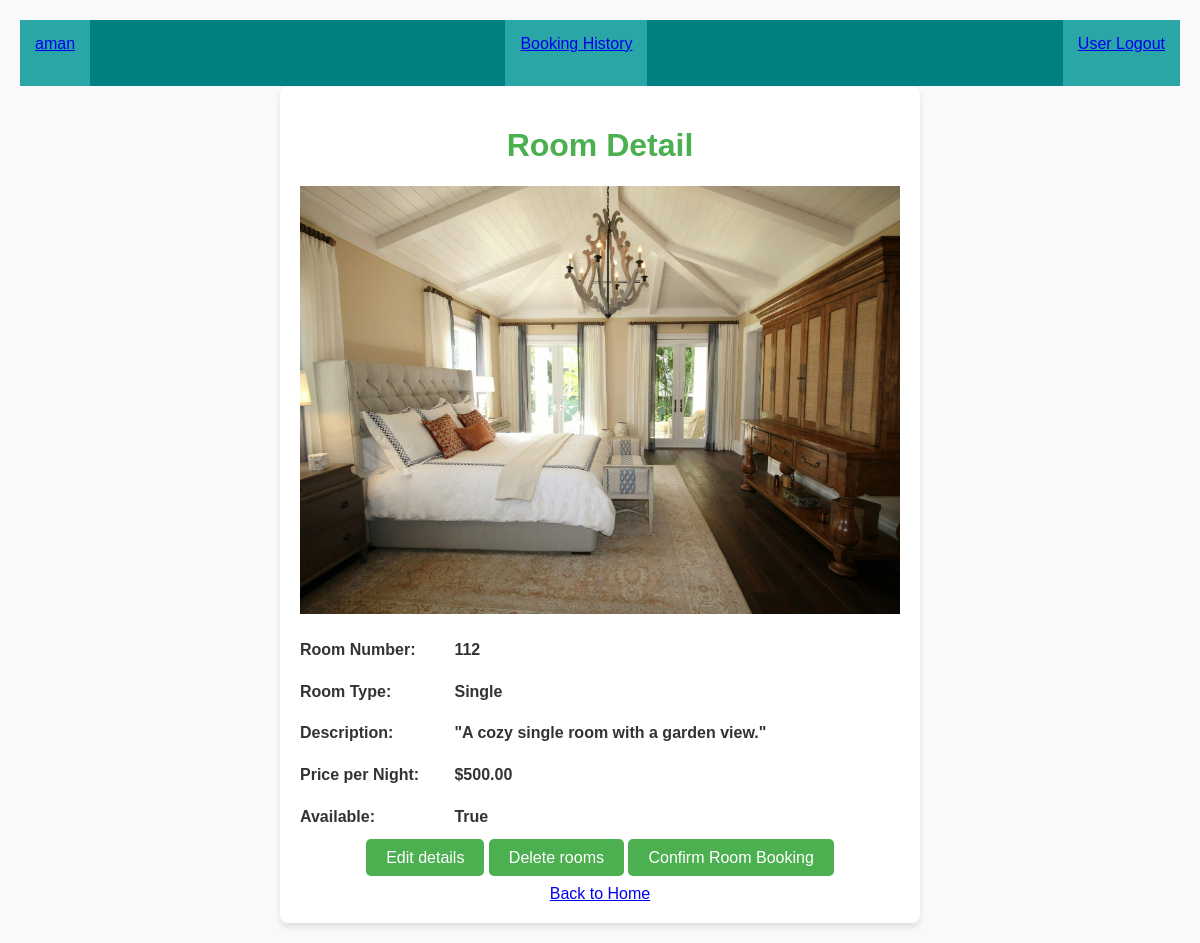
/detail/2/ (signed in), run on the app's committed database.
### app/models.py (models this page shows, shortened)
class Room(models.Model):
    Room_no = models.CharField(max_length=10)
    Room_type = models.CharField(max_length=20)
    Room_description = models.TextField()
    Price_per_night = models.DecimalField(max_digits=10, decimal_places=2)
    Room_available = models.BooleanField(default=True)
    image = models.ImageField(upload_to='rooms/',null=True,blank=True)
    user = models.ForeignKey(User, on_delete=models.CASCADE)

### app/views.py (the view)
# urls.py: path('detail/<int:id>/',detail),
def detail(request,id):
    rooms = Room.objects.get(id=id)
    return render(request, 'detail.html',{'rooms':rooms})

### Template/detail.html (shortened to what this page needs)
{% include 'nav.html' %}
<!DOCTYPE html>
<html lang="en">
<head>
</head>
<body>
<div class="container">
        <h1 style="text-align: center;">Room Detail</h1>
    <div class="details" >
        {% if rooms.image %}
            <img src="{{ rooms.image.url }}" alt="Room Image" style="max-width: 600px;">
        {% else %}
            <p>No image available for this room.</p>
        {% endif %}
        <b>
        <p><strong>Room Number:</strong> {{ rooms.Room_no }}</p>
        <p><strong>Room Type:</strong> {{ rooms.Room_type }}</p>
        <p><strong>Description:</strong> {{ rooms.Room_description }}</p>
        <p><strong>Price per Night:</strong> ${{ rooms.Price_per_night }}</p>
        <p><strong>Available:</strong> {{ rooms.Room_available }}</p>
        </b>
    </div>
    <div class="button-container">
        {% if user.profile.is_vendor %}
            <a href="/Booking_edi/{{rooms.id}}"  class="button">Edit details</a>
            <a href="/delete_rooms/{{rooms.id}}"  class="button">Delete rooms</a>
        {% endif %}
        <a href="/Confirm_booking/{{rooms.id}}"  class="button"> Confirm Room Booking</a><br> <br>
        <a href="/">Back to Home</a>
    </div>
</div>
</body>
</html>

### Template/nav.html (shortened to what this page needs)
{% load static %}
<!DOCTYPE html>
<html lang="en">
<head>
</head>
<body>
    <div>
        <div style="display: flex; justify-content: space-between;background-color: teal;">
            <div style="background-color: rgb(42, 166, 166);padding: 15px;">
                {% if user.is_authenticated %}
                    <a href="/profile">
                        {{user.username}}
                    </a>
                {% else %}
                    <a href="/userlogin">
                        User Login
                    </a>
                {% endif %}
            </div>
            {% if user.profile.is_vendor %}
            <div style="background-color: rgb(42, 166, 166);padding: 15px;">
                <a href="/booking_history/">
                    Booking History
                </a>
            </div>
            {% endif %}
            <div style="background-color: rgb(42, 166, 166);padding: 15px;">
                    <a href="/userlogout/">
                        User Logout
                    </a>
                <br> <br>
            </div>
        </div>
    </div>
</body>
</html>

### Template/detail.html (style rules this page uses)
body { font-family: Arial, sans-serif; margin: 20px; background-color: #f9f9f9; color: #333; }
.container { max-width: 600px; margin: 0 auto; padding: 20px; background: #fff; border-radius: 8px; box-shadow: 0 4px 6px rgba(0, 0, 0, 0.1); }
h1 { color: #4CAF50; }
.details { margin: 20px 0; line-height: 1.6; }
.details strong { display: inline-block; width: 150px; }
.button-container { text-align: center; margin-top: 20px; }
.button { padding: 10px 20px; font-size: 16px; background: #4CAF50; color: white; text-decoration: none; border-radius: 5px; }

### data on the page
Room: image (picture), Room_no "112", Room_type "Single", Room_description "\"A cozy single room with a garden view.\"", Price_per_night "500.00", Room_available "True"

### other printed values
{{ user.username }} "aman"
